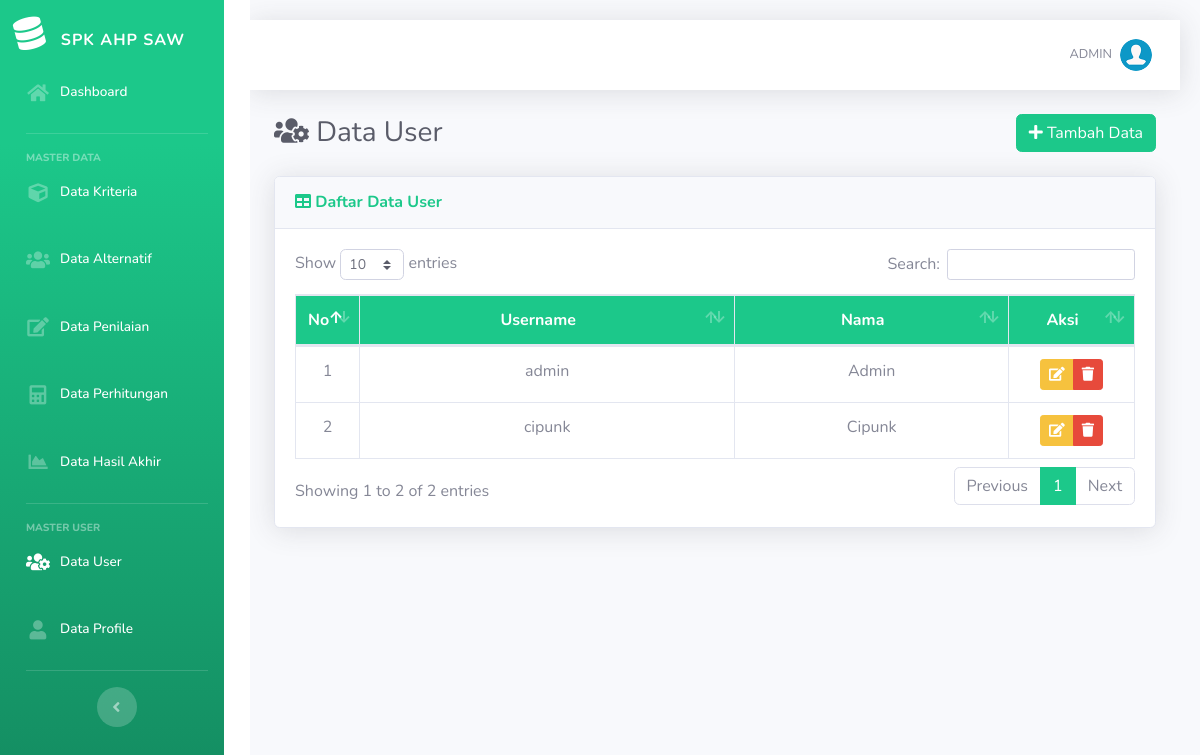
Screenshot of /list-user.php (signed in) with the database file from the repository.
### tables this page shows
CREATE TABLE `user` (
  `id_user` int(11) NOT NULL,
  `username` varchar(16) NOT NULL,
  `password` varchar(50) NOT NULL,
  `nama` varchar(70) NOT NULL,
  `email` varchar(50) DEFAULT NULL
);

### list-user.php (the view, shortened to what this page needs)
<?php require_once('includes/init.php');
 ?>
<?php
require_once('template/header.php');
?>
<div class="d-sm-flex align-items-center justify-content-between mb-4">
    <h1 class="h3 mb-0 text-gray-800"><i class="fas fa-fw fa-users-cog"></i> Data User</h1>
    <a href="tambah-user.php" class="btn btn-success"> <i class="fa fa-plus"></i> Tambah Data </a>
</div>
<div class="card shadow mb-4">
    <div class="card-header py-3">
        <h6 class="m-0 font-weight-bold text-success"><i class="fa fa-table"></i> Daftar Data User</h6>
    </div>
    <div class="card-body">
		<div class="table-responsive">
			<table class="table table-bordered" id="dataTable" width="100%" cellspacing="0">
				<thead class="bg-success text-white">
					<tr align="center">
						<th width="5%">No</th>
						<th>Username</th>
						<th>Nama</th>
						<th width="15%">Aksi</th>
					</tr>
				</thead>
				<tbody>
				<?php
				$no=0;
				$query = mysqli_query($koneksi,"SELECT * FROM user");
				while($data = mysqli_fetch_array($query)):
				$no++;
				?>
					<tr align="center">
						<td><?php echo $no; ?></td>
						<td><?php echo $data['username']; ?></td>
						<td><?php echo $data['nama']; ?></td>
						<td>
							<div class="btn-group" role="group">
								<a data-toggle="tooltip" data-placement="bottom" title="Edit Data" href="edit-user.php?id=<?php echo $data['id_user']; ?>" class="btn btn-warning btn-sm"><i class="fa fa-edit"></i></a>
								<a  data-toggle="tooltip" data-placement="bottom" title="Hapus Data" href="hapus-user.php?id=<?php echo $data['id_user']; ?>" onclick="return confirm ('Apakah anda yakin untuk meghapus data ini')" class="btn btn-danger btn-sm"><i class="fa fa-trash"></i></a>
							</div>
						</td>
					</tr>
				<?php endwhile; ?>
				</tbody>
			</table>
		</div>
	</div>
</div>
<?php
require_once('template/footer.php');
?>

### rows the page displays
user: username "admin", nama "Admin"
user: username "cipunk", nama "Cipunk"

### other values shown
$_SESSION['username'] "ADMIN"
